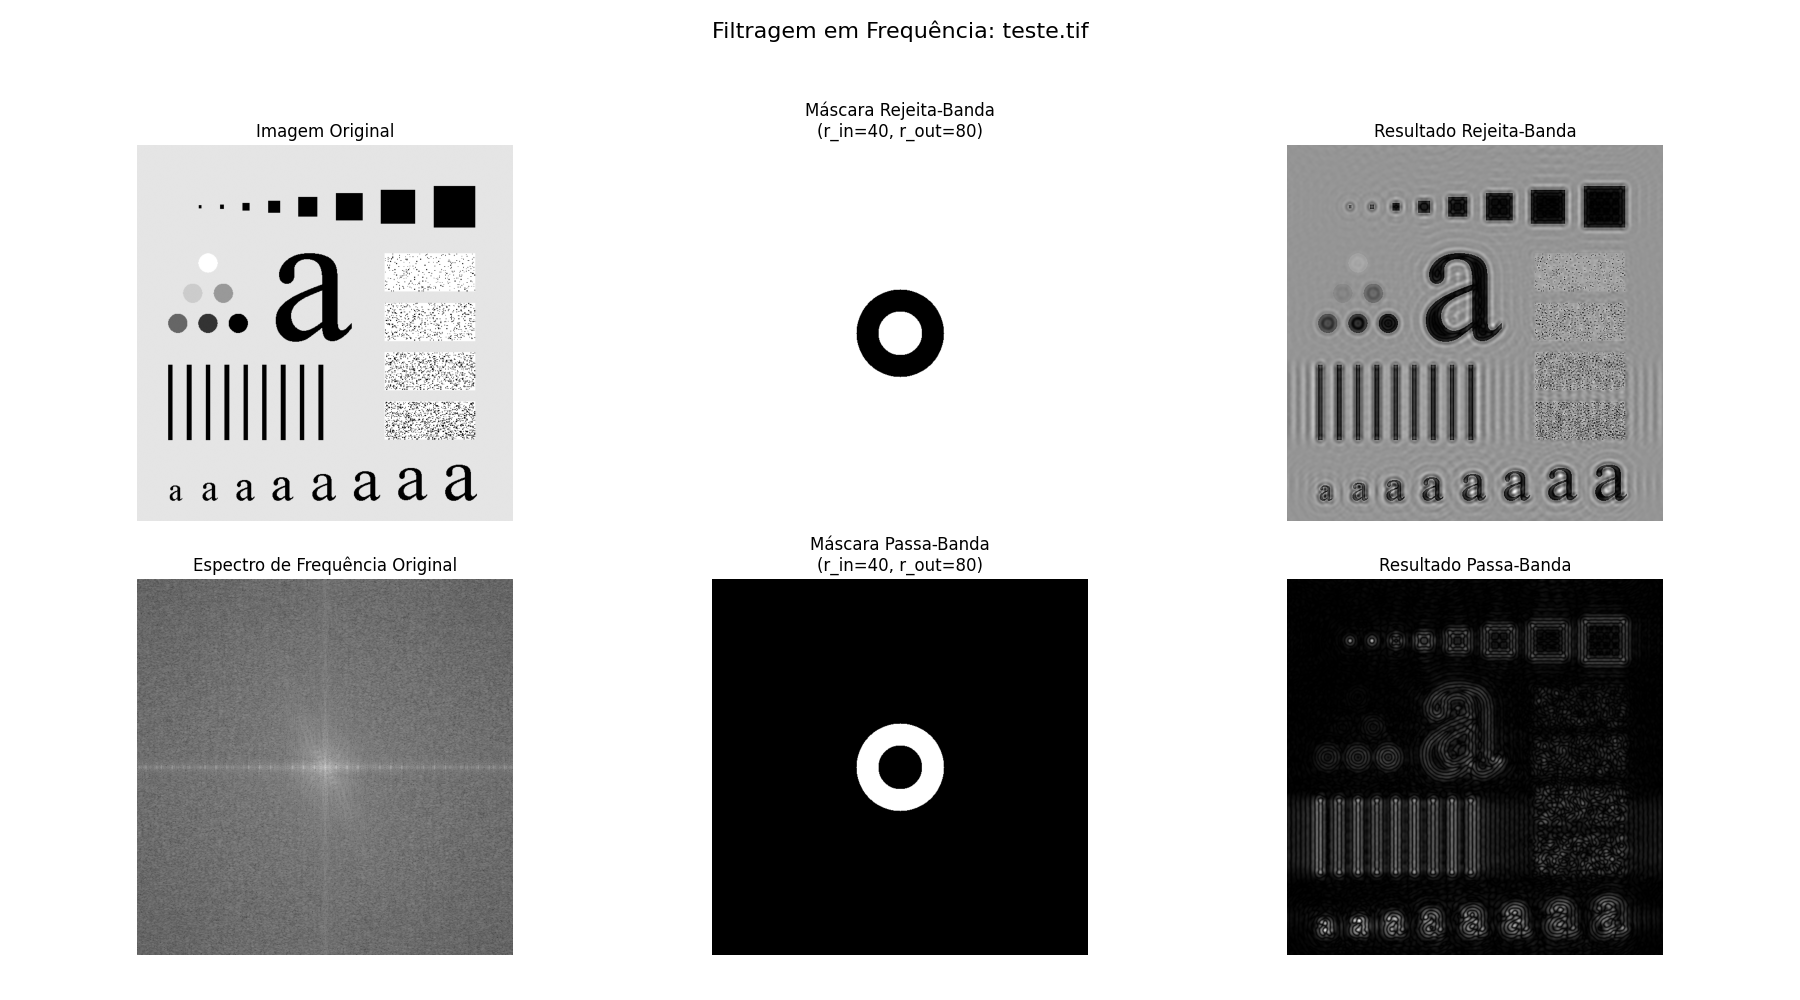

Generate this figure with Python:
import cv2
import numpy as np
from matplotlib import pyplot as plt

def rejeita_banda(shape, r_in, r_out):
    rows, cols = shape
    center_row, center_col = rows // 2, cols // 2

    y, x = np.ogrid[-center_row:rows-center_row, -center_col:cols-center_col]
    dist_from_center = np.sqrt(x**2 + y**2)

    mask = (dist_from_center < r_in) | (dist_from_center > r_out)
    
    return mask.astype(float)




def apply_frequency_filter(image, filter_mask):
    # 1. Transformada de Fourier e centralização do espectro
    dft = cv2.dft(np.float32(image), flags=cv2.DFT_COMPLEX_OUTPUT)
    dft_shift = np.fft.fftshift(dft)

    # 2. Aplicar a máscara (multiplicação elemento a elemento)
    # A máscara precisa ser de 2 canais para multiplicar a parte real e imaginária
    mask_2ch = np.stack([filter_mask, filter_mask], axis=-1)
    f_shift_filtered = dft_shift * mask_2ch
    
    # 3. Desfazer a centralização
    f_ishift = np.fft.ifftshift(f_shift_filtered)
    
    # 4. Transformada Inversa de Fourier para voltar ao domínio espacial
    img_back = cv2.idft(f_ishift)
    
    # 5. Obter a magnitude e normalizar para visualização
    img_filtered = cv2.magnitude(img_back[:, :, 0], img_back[:, :, 1])
    cv2.normalize(img_filtered, img_filtered, 0, 255, cv2.NORM_MINMAX)
    
    return img_filtered.astype(np.uint8)


image_files = ["img_aluno.png", "teste.tif"]
cv2.imread(image_files[0], cv2.IMREAD_GRAYSCALE)


    # Parâmetros dos filtros (EXPERIMENTE MUDAR ESSES VALORES!)
    # Raio interno e externo do anel
inner_radius = 40
outer_radius = 80

    # Processa cada imagem da lista
for filename in image_files:
        # Carrega a imagem em escala de cinza
        img = cv2.imread(filename, cv2.IMREAD_GRAYSCALE)

        # --- Geração e Aplicação dos Filtros ---
        
        # Filtro Rejeita-Banda
        reject_mask = rejeita_banda(img.shape, inner_radius, outer_radius)
        img_rejected = apply_frequency_filter(img, reject_mask)

        # Filtro Passa-Banda
        pass_mask = 1 - rejeita_banda(img.shape, inner_radius, outer_radius)
        img_passed = apply_frequency_filter(img, pass_mask)
        
        # --- Visualização dos Resultados ---
        plt.figure(figsize=(18, 10))
        plt.suptitle(f'Filtragem em Frequência: {filename}', fontsize=16)

        # Original
        plt.subplot(2, 3, 1)
        plt.imshow(img, cmap='gray')
        plt.title('Imagem Original')
        plt.axis('off')

        # Filtro Rejeita-Banda
        plt.subplot(2, 3, 2)
        plt.imshow(reject_mask, cmap='gray')
        plt.title(f'Máscara Rejeita-Banda\n(r_in={inner_radius}, r_out={outer_radius})')
        plt.axis('off')

        plt.subplot(2, 3, 3)
        plt.imshow(img_rejected, cmap='gray')
        plt.title('Resultado Rejeita-Banda')
        plt.axis('off')

        # Espectro de Fourier da imagem original para referência
        dft_original = np.fft.fftshift(cv2.dft(np.float32(img), flags=cv2.DFT_COMPLEX_OUTPUT))
        magnitude_spectrum = 20 * np.log(cv2.magnitude(dft_original[:, :, 0], dft_original[:, :, 1]) + 1)
        plt.subplot(2, 3, 4)
        plt.imshow(magnitude_spectrum, cmap='gray')
        plt.title('Espectro de Frequência Original')
        plt.axis('off')
        
        # Filtro Passa-Banda
        plt.subplot(2, 3, 5)
        plt.imshow(pass_mask, cmap='gray')
        plt.title(f'Máscara Passa-Banda\n(r_in={inner_radius}, r_out={outer_radius})')
        plt.axis('off')

        plt.subplot(2, 3, 6)
        plt.imshow(img_passed, cmap='gray')
        plt.title('Resultado Passa-Banda')
        plt.axis('off')

        plt.tight_layout(rect=[0, 0.03, 1, 0.95])
        plt.savefig('4.png') 

        plt.show()
